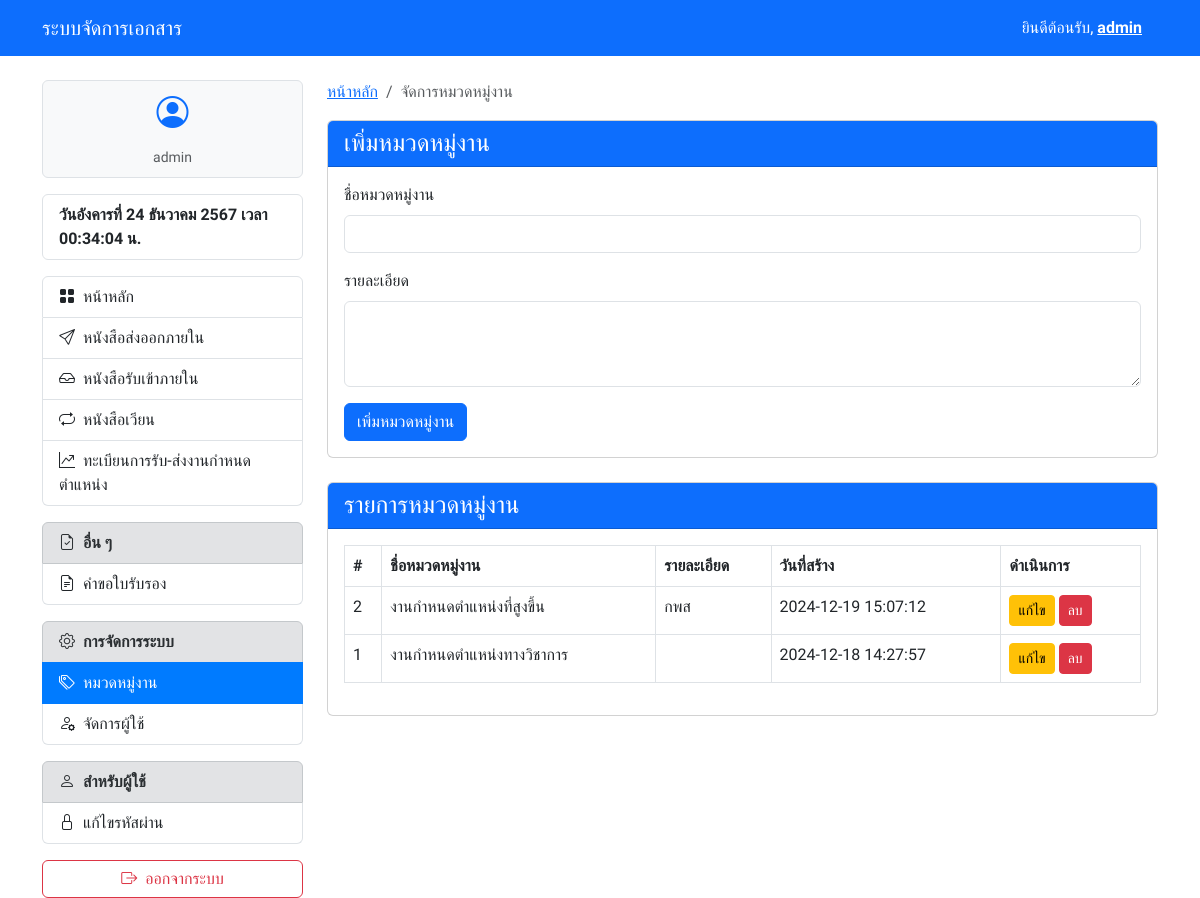
The page /work_categories.php (signed in) on the database its author committed.
### tables this page shows
CREATE TABLE `edms_work_categories` (
  `category_id` int(11) NOT NULL,
  `category_name` varchar(255) NOT NULL,
  `description` text DEFAULT NULL,
  `created_at` timestamp NOT NULL DEFAULT current_timestamp()
);

### work_categories.php (the view, shortened to what this page needs)
<?php
require_once 'config.php';
$query = "SELECT * FROM edms_work_categories ORDER BY created_at DESC";
$stmt = $pdo->query($query);
$categories = $stmt->fetchAll();
?>
<!DOCTYPE html>
<html lang="th">
<head>
    <?php require_once './components/header.php'; ?>
</head>
<body>
    <?php require_once './components/navbar.php'; ?>
    <div class="container mt-4">
        <div class="row">
            <div class="col-md-3">
                <?php require_once './components/sidebar.php'; ?>
            </div>
            <div class="col-md-9">
                <nav aria-label="breadcrumb">
                    <ol class="breadcrumb">
                        <li class="breadcrumb-item"><a href="/edms/index.php">หน้าหลัก</a></li>
                        <li class="breadcrumb-item active" aria-current="page">จัดการหมวดหมู่งาน</li>
                    </ol>
                </nav>
                <div class="card">
                    <div class="card-header bg-primary text-white">
                        <h4 class="mb-0">เพิ่มหมวดหมู่งาน</h4>
                    </div>
                    <div class="card-body">
                        <form action="work_categories.php" method="POST">
                            <div class="mb-3">
                                <label for="category_name" class="form-label">ชื่อหมวดหมู่งาน</label>
                                <input type="text" id="category_name" name="category_name" class="form-control" required>
                            </div>
                            <div class="mb-3">
                                <label for="description" class="form-label">รายละเอียด</label>
                                <textarea id="description" name="description" class="form-control" rows="3"></textarea>
                            </div>
                            <button type="submit" name="add_category" class="btn btn-primary">เพิ่มหมวดหมู่งาน</button>
                        </form>
                    </div>
                </div>
                <div class="card mt-4">
                    <div class="card-header bg-primary text-white">
                        <h4 class="mb-0">รายการหมวดหมู่งาน</h4>
                    </div>
                    <div class="card-body">
                        <table class="table table-bordered">
                            <thead>
                                <tr>
                                    <th>#</th>
                                    <th>ชื่อหมวดหมู่งาน</th>
                                    <th>รายละเอียด</th>
                                    <th>วันที่สร้าง</th>
                                    <th>ดำเนินการ</th>
                                </tr>
                            </thead>
                            <tbody>
                                <?php foreach ($categories as $category): ?>
                                    <tr>
                                        <td><?php echo $category['category_id']; ?></td>
                                        <td><?php echo $category['category_name']; ?></td>
                                        <td><?php echo $category['description']; ?></td>
                                        <td><?php echo $category['created_at']; ?></td>
                                        <td>
                                            <button type="button" class="btn btn-warning btn-sm" data-bs-toggle="modal" data-bs-target="#editCategoryModal<?php echo $category['category_id']; ?>">แก้ไข</button>
                                            <a href="work_categories.php?delete_id=<?php echo $category['category_id']; ?>" class="btn btn-danger btn-sm" onclick="return confirm('คุณต้องการลบหมวดหมู่งานนี้หรือไม่?')">ลบ</a>
                                        </td>
                                    </tr>
                                <?php endforeach; ?>
                            </tbody>
                        </table>
                    </div>
                </div>
            </div>
        </div>
    </div>
</body>
</html>

### components/header.php (style rules this page uses)
body { font-family: 'Sarabun', sans-serif; }

### rows shown on the page
edms_work_categories: category_id "2", category_name "งานกำหนดตำแหน่งที่สูงขึ้น", description "กพส", created_at "2024-12-19 15:07:12"
edms_work_categories: category_id "1", category_name "งานกำหนดตำแหน่งทางวิชาการ", created_at "2024-12-18 14:27:57"

### other values the page prints
$_SESSION['username'] "admin"
$_SESSION['role'] "admin"
